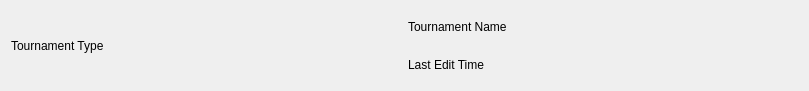
<?xml version="1.0" encoding="UTF-8"?>
<ui version="4.0">
 <class>RecentTournamentWidget</class>
 <widget class="QWidget" name="RecentTournamentWidget">
  <property name="geometry">
   <rect>
    <x>0</x>
    <y>0</y>
    <width>809</width>
    <height>91</height>
   </rect>
  </property>
  <property name="windowTitle">
   <string>Form</string>
  </property>
  <layout class="QGridLayout" name="gridLayout">
   <item row="0" column="1">
    <layout class="QHBoxLayout" name="horizontalLayout">
     <item>
      <layout class="QVBoxLayout" name="verticalLayout">
       <item>
        <widget class="QLabel" name="name">
         <property name="text">
          <string>Tournament Name</string>
         </property>
        </widget>
       </item>
       <item>
        <widget class="QLabel" name="editTime">
         <property name="text">
          <string>Last Edit Time</string>
         </property>
        </widget>
       </item>
      </layout>
     </item>
    </layout>
   </item>
   <item row="0" column="0">
    <widget class="QLabel" name="type">
     <property name="text">
      <string>Tournament Type</string>
     </property>
     <property name="scaledContents">
      <bool>true</bool>
     </property>
    </widget>
   </item>
  </layout>
 </widget>
 <resources/>
 <connections/>
</ui>
